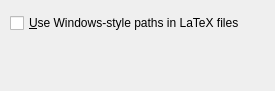
<ui version="4.0" >
 <author></author>
 <comment></comment>
 <exportmacro></exportmacro>
 <class>QPrefCygwinPathUi</class>
 <widget class="QWidget" name="QPrefCygwinPathUi" >
  <property name="geometry" >
   <rect>
    <x>0</x>
    <y>0</y>
    <width>275</width>
    <height>91</height>
   </rect>
  </property>
  <property name="windowTitle" >
   <string/>
  </property>
  <widget class="QCheckBox" name="pathCB" >
   <property name="enabled" >
    <bool>true</bool>
   </property>
   <property name="geometry" >
    <rect>
     <x>10</x>
     <y>10</y>
     <width>260</width>
     <height>26</height>
    </rect>
   </property>
   <property name="toolTip" >
    <string/>
   </property>
   <property name="whatsThis" >
    <string>Select if LyX should output Windows-style paths rather than Posix-style paths to LaTeX files. Useful if you're using the native Windows MikTeX rather than the Cygwin teTeX.</string>
   </property>
   <property name="text" >
    <string>&amp;Use Windows-style paths in LaTeX files</string>
   </property>
  </widget>
 </widget>
 <pixmapfunction></pixmapfunction>
 <includes>
  <include location="local" >qt_helpers.h</include>
 </includes>
 <resources/>
 <connections/>
</ui>
